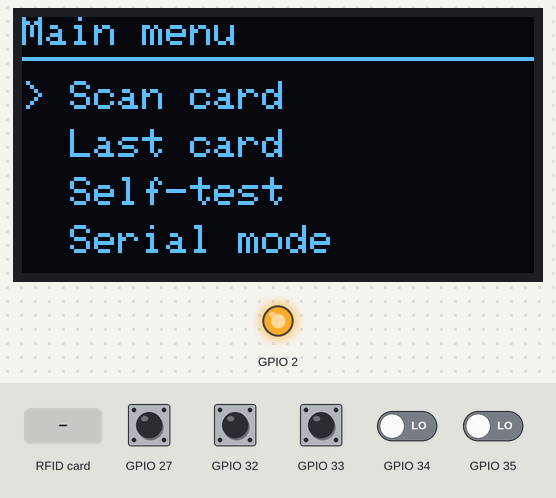
The program below on a simulated ESP32. On the bench: 128×64 one-colour display, output pins drawn as LEDs (lit = HIGH). The inputs (shaded band) are chosen by the test bench; at power-on: GPIO 27, GPIO 32, GPIO 33 HIGH, GPIO 34, GPIO 35 LOW. EEPROM starts erased; what the program prints to the serial monitor is not drawn.

Above: at 2.2 s.
2.3 s: GPIO 27 pulled LOW for 0.15 s
At 3.4 s:
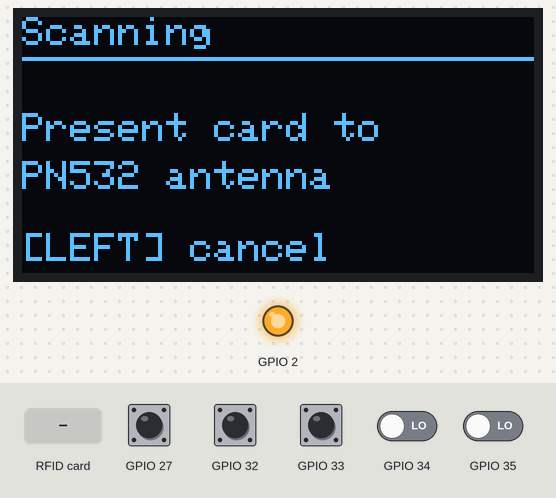
3.9 s: RFID card 5E 7A 19 C4 held to the reader
At 4.9 s:
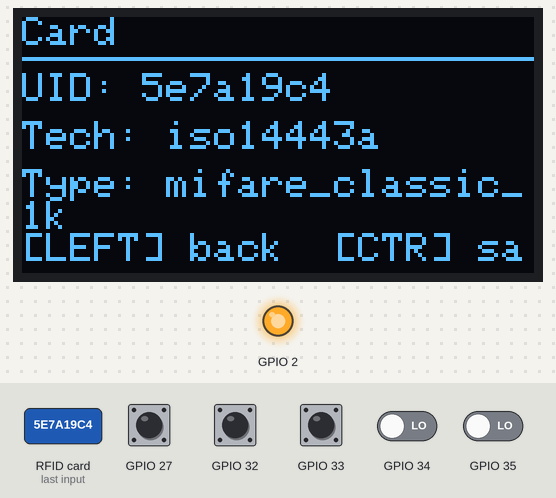
5.4 s: GPIO 27 pulled LOW for 1 s
At 5.9 s:
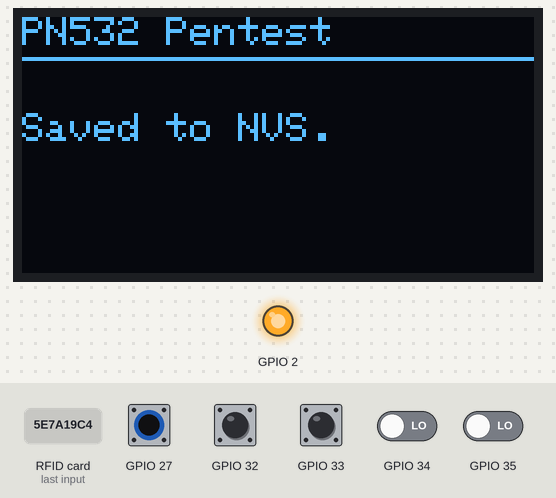
9.4 s: GPIO 32 pulled LOW for 0.15 s
At 9.8 s:
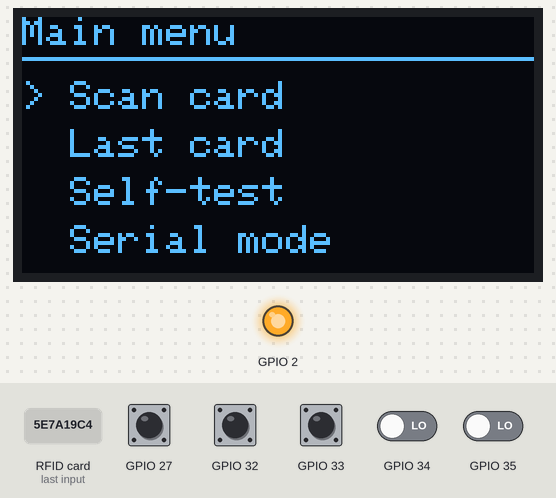
Timing chart, 0 to 12.0 s (numbered marks = the images above; inputs shaded):
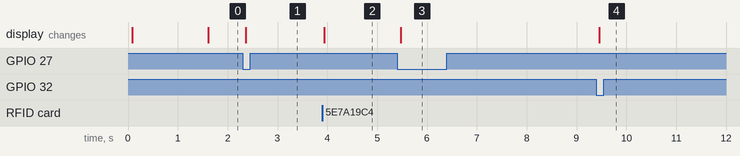

Measured:
- after the input at 2.3 s, the display: changes after 0.06 s (image 1)
- after the input at 3.9 s, the display: changes at once (image 2)
- after the input at 5.4 s, the display: changes after 0.07 s (image 3)
- after the input at 9.4 s, the display: changes after 0.06 s (image 4)

The program:

main.cpp
```cpp
#include <Arduino.h>

#include "nfc.h"
#include "pins.h"
#include "profile.h"
#include "serial_proto.h"
#include "storage.h"
#include "ui.h"

namespace {

profile::CardProfile g_last_card;
uint8_t g_menu_index = 0;
unsigned long g_splash_started_ms = 0;
constexpr unsigned long SPLASH_HOLD_MS = 1500;

void enterScanning() {
    ui::setScreen(ui::Screen::Scanning);
    ui::renderScanning();
}

void enterMenu() {
    ui::setScreen(ui::Screen::MainMenu);
    ui::renderMainMenu(g_menu_index);
}

void tryScanOnce() {
    profile::CardProfile card;
    if (nfc::readPassiveTarget(card, 500)) {
        g_last_card = card;
        storage::saveLast(card);
        serial_proto::emitCard(card);
        ui::setScreen(ui::Screen::LastCard);
        ui::renderCard(g_last_card);
    }
}

void handleMenuNav(ui::NavEvent ev) {
    switch (ev) {
        case ui::NavEvent::Up:
            g_menu_index = (g_menu_index + ui::MENU_ITEMS - 1) % ui::MENU_ITEMS;
            ui::renderMainMenu(g_menu_index);
            break;
        case ui::NavEvent::Down:
            g_menu_index = (g_menu_index + 1) % ui::MENU_ITEMS;
            ui::renderMainMenu(g_menu_index);
            break;
        case ui::NavEvent::Center:
            switch (g_menu_index) {
                case 0: enterScanning(); break;
                case 1:
                    if (g_last_card.valid) {
                        ui::setScreen(ui::Screen::LastCard);
                        ui::renderCard(g_last_card);
                    } else if (storage::loadLast(g_last_card)) {
                        ui::setScreen(ui::Screen::LastCard);
                        ui::renderCard(g_last_card);
                    } else {
                        ui::renderMessage("No card stored.", "Scan one first.");
                    }
                    break;
                case 2:
                    ui::setScreen(ui::Screen::SelfTest);
                    ui::renderSelfTest(nfc::isReady(), true);
                    break;
                case 3:
                    ui::renderMessage("Serial JSON mode.", "Send {\"cmd\":\"ping\"}");
                    break;
            }
            break;
        default:
            break;
    }
}

void handleScanningNav(ui::NavEvent ev) {
    if (ev == ui::NavEvent::Left) {
        enterMenu();
    }
}

void handleLastCardNav(ui::NavEvent ev) {
    if (ev == ui::NavEvent::Left) {
        enterMenu();
    } else if (ev == ui::NavEvent::Center) {
        if (storage::saveLast(g_last_card)) {
            ui::renderMessage("Saved to NVS.", "");
        } else {
            ui::renderMessage("Save failed.", "");
        }
    }
}

void handleSelfTestNav(ui::NavEvent ev) {
    if (ev == ui::NavEvent::Center || ev == ui::NavEvent::Left) {
        enterMenu();
    }
}

}  // namespace

void setup() {
    pinMode(pins::STATUS_LED, OUTPUT);
    digitalWrite(pins::STATUS_LED, LOW);

    serial_proto::begin();
    storage::begin();
    ui::begin();

    bool pn532_ok = nfc::begin();
    ui::renderSplash(nfc::firmwareVersion(), pn532_ok);
    g_splash_started_ms = millis();

    if (pn532_ok) digitalWrite(pins::STATUS_LED, HIGH);
}

void loop() {
    ui::tick();
    serial_proto::tick(g_last_card);

    ui::NavEvent ev = ui::pollNav();

    switch (ui::currentScreen()) {
        case ui::Screen::Splash:
            if (ev == ui::NavEvent::Center ||
                millis() - g_splash_started_ms > SPLASH_HOLD_MS) {
                enterMenu();
            }
            break;
        case ui::Screen::MainMenu:
            handleMenuNav(ev);
            break;
        case ui::Screen::Scanning:
            handleScanningNav(ev);
            tryScanOnce();
            break;
        case ui::Screen::LastCard:
            handleLastCardNav(ev);
            break;
        case ui::Screen::SelfTest:
            handleSelfTestNav(ev);
            break;
    }

    delay(10);
}
```

nfc.cpp
```cpp
#include "nfc.h"

#include <PN532.h>
#include <PN532_HSU.h>

#include "pins.h"

namespace nfc {

namespace {
HardwareSerial pn532_uart(2);
PN532_HSU pn532_hsu(pn532_uart);
PN532 pn532(pn532_hsu);
uint32_t fw_version = 0;
bool ready = false;

const char* inferFromUidLen(uint8_t uid_len) {
    if (uid_len == 4) return "mifare_classic_1k";
    if (uid_len == 7) return "mifare_ultralight";
    if (uid_len == 10) return "iso14443a_double";
    return "unknown";
}
}  // namespace

bool begin() {
    pn532_uart.begin(pins::PN532_SERIAL_BAUD, SERIAL_8N1, pins::PN532_RX, pins::PN532_TX);
    pn532.begin();
    fw_version = pn532.getFirmwareVersion();
    if (!fw_version) {
        ready = false;
        return false;
    }
    pn532.SAMConfig();
    pn532.setPassiveActivationRetries(0x05);
    ready = true;
    return true;
}

uint32_t firmwareVersion() { return fw_version; }

bool isReady() { return ready; }

bool readPassiveTarget(profile::CardProfile& out, uint16_t timeout_ms) {
    if (!ready) return false;

    uint8_t uid[profile::MAX_UID_LEN] = {0};
    uint8_t uid_len = 0;

    bool found = pn532.readPassiveTargetID(PN532_MIFARE_ISO14443A, uid, &uid_len, timeout_ms);
    if (!found) return false;

    out.reset();
    out.valid = true;
    std::memcpy(out.uid, uid, uid_len);
    out.uid_len = uid_len;
    std::strcpy(out.technology, "iso14443a");

    // ATQA/SAK require the lower-level inListPassiveTarget response parsing that
    // elechouse/PN532 does not expose. v1 leaves them zero; the host CLI via
    // libnfc fills them in on the desk-side path.
    out.atqa = 0;
    out.sak = 0;

    const char* tag = profile::inferTagType(out.atqa, out.sak);
    if (std::strcmp(tag, "unknown") == 0) tag = inferFromUidLen(out.uid_len);
    std::strncpy(out.tag_type, tag, sizeof(out.tag_type) - 1);
    out.captured_at_epoch = millis() / 1000;
    return true;
}

}  // namespace nfc
```

nfc.h
```cpp
#pragma once

#include <Arduino.h>
#include "profile.h"

namespace nfc {

bool begin();
uint32_t firmwareVersion();
bool readPassiveTarget(profile::CardProfile& out, uint16_t timeout_ms = 500);
bool isReady();

}  // namespace nfc
```

profile.cpp
```cpp
#include "profile.h"

#include <cstdio>
#include <cstring>

namespace profile {

void CardProfile::reset() {
    valid = false;
    id[0] = '\0';
    captured_at_epoch = 0;
    std::strcpy(technology, "unknown");
    std::memset(uid, 0, MAX_UID_LEN);
    uid_len = 0;
    atqa = 0;
    sak = 0;
    std::strcpy(tag_type, "unknown");
}

void uidToHex(const uint8_t* uid, uint8_t len, char* out, size_t out_len) {
    static const char kHex[] = "0123456789abcdef";
    size_t written = 0;
    for (uint8_t i = 0; i < len && written + 2 < out_len; ++i) {
        out[written++] = kHex[(uid[i] >> 4) & 0xF];
        out[written++] = kHex[uid[i] & 0xF];
    }
    if (written < out_len) out[written] = '\0';
}

const char* inferTagType(uint16_t atqa, uint8_t sak) {
    switch (sak) {
        case 0x00:
            if (atqa == 0x0044) return "mifare_ultralight";
            return "unknown";
        case 0x08:
            return "mifare_classic_1k";
        case 0x09:
            return "mifare_mini";
        case 0x18:
            return "mifare_classic_4k";
        case 0x10:
        case 0x11:
            return "mifare_plus";
        case 0x20:
            return "desfire_ev1";
        case 0x28:
            return "desfire_ev2";
        default:
            return "unknown";
    }
}

void CardProfile::toJson(JsonDocument& doc) const {
    doc["schema_version"] = "1.0.0";
    doc["source"] = "firmware";
    if (id[0]) doc["id"] = id;
    if (captured_at_epoch) doc["captured_at_epoch"] = captured_at_epoch;

    JsonObject nfc = doc.createNestedObject("nfc");
    nfc["technology"] = technology;

    char uid_hex[MAX_UID_LEN * 2 + 1];
    uidToHex(uid, uid_len, uid_hex, sizeof(uid_hex));
    nfc["uid"] = uid_hex;

    char atqa_hex[5];
    std::snprintf(atqa_hex, sizeof(atqa_hex), "%04x", atqa);
    nfc["atqa"] = atqa_hex;

    char sak_hex[3];
    std::snprintf(sak_hex, sizeof(sak_hex), "%02x", sak);
    nfc["sak"] = sak_hex;

    nfc["tag_type"] = tag_type;
}

size_t CardProfile::toJsonLine(char* buf, size_t buf_len) const {
    StaticJsonDocument<512> doc;
    toJson(doc);
    size_t n = serializeJson(doc, buf, buf_len);
    if (n + 1 < buf_len) {
        buf[n++] = '\n';
        buf[n] = '\0';
    }
    return n;
}

}  // namespace profile
```

profile.h
```cpp
#pragma once

#include <Arduino.h>
#include <ArduinoJson.h>

namespace profile {

constexpr size_t MAX_UID_LEN = 10;

struct CardProfile {
    bool valid = false;
    char id[37] = {0};
    uint32_t captured_at_epoch = 0;

    char technology[12] = "unknown";
    uint8_t uid[MAX_UID_LEN] = {0};
    uint8_t uid_len = 0;
    uint16_t atqa = 0;
    uint8_t sak = 0;
    char tag_type[32] = "unknown";

    void reset();
    void toJson(JsonDocument& doc) const;
    size_t toJsonLine(char* buf, size_t buf_len) const;
};

const char* inferTagType(uint16_t atqa, uint8_t sak);
void uidToHex(const uint8_t* uid, uint8_t len, char* out, size_t out_len);

}  // namespace profile
```

serial_proto.cpp
```cpp
#include "serial_proto.h"

#include <Arduino.h>
#include <ArduinoJson.h>

#include "nfc.h"
#include "pins.h"
#include "storage.h"

namespace serial_proto {

namespace {

constexpr size_t RX_BUF_LEN = 128;
char rx_buf[RX_BUF_LEN];
size_t rx_pos = 0;
bool active = false;

void handleLine(const char* line, const profile::CardProfile& last_card) {
    StaticJsonDocument<192> doc;
    DeserializationError err = deserializeJson(doc, line);
    if (err) {
        Serial.printf("{\"type\":\"error\",\"msg\":\"bad_json\",\"detail\":\"%s\"}\n", err.c_str());
        return;
    }
    const char* cmd = doc["cmd"] | "";
    if (!std::strcmp(cmd, "ping")) {
        Serial.println("{\"type\":\"pong\"}");
    } else if (!std::strcmp(cmd, "status")) {
        emitStatus(nfc::isReady(), nfc::firmwareVersion());
    } else if (!std::strcmp(cmd, "scan")) {
        profile::CardProfile card;
        if (nfc::readPassiveTarget(card, doc["timeout_ms"] | 1000)) {
            emitCard(card);
        } else {
            Serial.println("{\"type\":\"scan_timeout\"}");
        }
    } else if (!std::strcmp(cmd, "last")) {
        if (last_card.valid) {
            emitCard(last_card);
        } else {
            profile::CardProfile stored;
            if (storage::loadLast(stored)) {
                emitCard(stored);
            } else {
                Serial.println("{\"type\":\"no_card\"}");
            }
        }
    } else if (!std::strcmp(cmd, "nvs_count")) {
        Serial.printf("{\"type\":\"nvs_count\",\"count\":%u}\n", storage::savedCount());
    } else {
        Serial.printf("{\"type\":\"error\",\"msg\":\"unknown_cmd\",\"cmd\":\"%s\"}\n", cmd);
    }
}

}  // namespace

void begin() {
    Serial.begin(pins::USB_SERIAL_BAUD);
    rx_pos = 0;
    active = true;
    Serial.println("{\"type\":\"ready\",\"fw\":\"pn532-pentest-v1\"}");
}

bool serialModeActive() { return active; }

void tick(const profile::CardProfile& last_card) {
    while (Serial.available()) {
        char c = (char)Serial.read();
        if (c == '\n' || c == '\r') {
            if (rx_pos == 0) continue;
            rx_buf[rx_pos] = '\0';
            handleLine(rx_buf, last_card);
            rx_pos = 0;
        } else if (rx_pos + 1 < RX_BUF_LEN) {
            rx_buf[rx_pos++] = c;
        } else {
            rx_pos = 0;  // overflow — drop the line
            Serial.println("{\"type\":\"error\",\"msg\":\"line_too_long\"}");
        }
    }
}

void emitCard(const profile::CardProfile& card) {
    StaticJsonDocument<512> doc;
    doc["type"] = "card";
    JsonObject data = doc.createNestedObject("data");
    // reuse profile's serializer by temporarily filling a sub-document
    StaticJsonDocument<384> inner;
    card.toJson(inner);
    data.set(inner.as<JsonObject>());

    char buf[600];
    size_t n = serializeJson(doc, buf, sizeof(buf));
    if (n && n + 1 < sizeof(buf)) {
        buf[n++] = '\n';
        buf[n] = '\0';
        Serial.write(reinterpret_cast<uint8_t*>(buf), n);
    }
}

void emitStatus(bool pn532_ok, uint32_t pn532_fw_version) {
    Serial.printf("{\"type\":\"status\",\"pn532_ok\":%s,\"pn532_fw\":%lu,\"nvs_count\":%u}\n",
                  pn532_ok ? "true" : "false",
                  static_cast<unsigned long>(pn532_fw_version),
                  storage::savedCount());
}

}  // namespace serial_proto
```

serial_proto.h
```cpp
#pragma once

#include "profile.h"

namespace serial_proto {

void begin();
void tick(const profile::CardProfile& last_card);
void emitCard(const profile::CardProfile& card);
void emitStatus(bool pn532_ok, uint32_t pn532_fw_version);
bool serialModeActive();

}  // namespace serial_proto
```

storage.cpp
```cpp
#include "storage.h"

#include <Preferences.h>

namespace storage {

namespace {
Preferences prefs;
constexpr const char* kNamespace = "pn532p";
constexpr const char* kLastKey = "last";
constexpr const char* kCountKey = "count";
}  // namespace

bool begin() {
    return prefs.begin(kNamespace, false);
}

bool saveLast(const profile::CardProfile& card) {
    if (!card.valid) return false;
    size_t written = prefs.putBytes(kLastKey, &card, sizeof(card));
    if (written != sizeof(card)) return false;
    uint16_t count = prefs.getUShort(kCountKey, 0);
    prefs.putUShort(kCountKey, count + 1);
    return true;
}

bool loadLast(profile::CardProfile& out) {
    size_t sz = prefs.getBytesLength(kLastKey);
    if (sz != sizeof(out)) return false;
    size_t read = prefs.getBytes(kLastKey, &out, sizeof(out));
    return read == sizeof(out) && out.valid;
}

uint16_t savedCount() {
    return prefs.getUShort(kCountKey, 0);
}

}  // namespace storage
```

storage.h
```cpp
#pragma once

#include "profile.h"

namespace storage {

bool begin();
bool saveLast(const profile::CardProfile& card);
bool loadLast(profile::CardProfile& out);
uint16_t savedCount();

}  // namespace storage
```

ui.cpp
```cpp
#include "ui.h"

#include <Adafruit_GFX.h>
#include <Adafruit_SSD1306.h>
#include <Bounce2.h>
#include <Wire.h>

#include "pins.h"

namespace ui {

const char* const kMenuLabels[MENU_ITEMS] = {
    "Scan card",
    "Last card",
    "Self-test",
    "Serial mode",
};

namespace {

Adafruit_SSD1306 oled(pins::OLED_WIDTH, pins::OLED_HEIGHT, &Wire, -1);

Bounce btn_up;
Bounce btn_down;
Bounce btn_left;
Bounce btn_right;
Bounce btn_center;

Screen screen = Screen::Splash;
bool oled_ok = false;

constexpr unsigned long DEBOUNCE_MS = 25;

void configureNavPins() {
    pinMode(pins::NAV_UP, INPUT);       // external pull-up on GPIO34
    pinMode(pins::NAV_DOWN, INPUT);     // external pull-up on GPIO35
    pinMode(pins::NAV_LEFT, INPUT_PULLUP);
    pinMode(pins::NAV_RIGHT, INPUT_PULLUP);
    pinMode(pins::NAV_CENTER, INPUT_PULLUP);

    btn_up.attach(pins::NAV_UP);
    btn_up.interval(DEBOUNCE_MS);
    btn_down.attach(pins::NAV_DOWN);
    btn_down.interval(DEBOUNCE_MS);
    btn_left.attach(pins::NAV_LEFT);
    btn_left.interval(DEBOUNCE_MS);
    btn_right.attach(pins::NAV_RIGHT);
    btn_right.interval(DEBOUNCE_MS);
    btn_center.attach(pins::NAV_CENTER);
    btn_center.interval(DEBOUNCE_MS);
}

void drawHeader(const char* title) {
    oled.setTextSize(1);
    oled.setTextColor(SSD1306_WHITE);
    oled.setCursor(0, 0);
    oled.print(title);
    oled.drawFastHLine(0, 10, pins::OLED_WIDTH, SSD1306_WHITE);
    oled.setCursor(0, 14);
}

}  // namespace

void begin() {
    Wire.begin(pins::OLED_SDA, pins::OLED_SCL);
    oled_ok = oled.begin(SSD1306_SWITCHCAPVCC, pins::OLED_ADDR);
    if (oled_ok) {
        oled.clearDisplay();
        oled.display();
    }
    configureNavPins();
}

void tick() {
    btn_up.update();
    btn_down.update();
    btn_left.update();
    btn_right.update();
    btn_center.update();
}

NavEvent pollNav() {
    if (btn_up.fell()) return NavEvent::Up;
    if (btn_down.fell()) return NavEvent::Down;
    if (btn_left.fell()) return NavEvent::Left;
    if (btn_right.fell()) return NavEvent::Right;
    if (btn_center.fell()) return NavEvent::Center;
    return NavEvent::None;
}

Screen currentScreen() { return screen; }

void setScreen(Screen s) { screen = s; }

void renderSplash(uint32_t pn532_fw_version, bool pn532_ok) {
    if (!oled_ok) return;
    oled.clearDisplay();
    drawHeader("PN532 Pentest");
    oled.setCursor(0, 20);
    oled.print("PN532: ");
    if (pn532_ok) {
        oled.print("OK v");
        oled.print((pn532_fw_version >> 16) & 0xFF);
        oled.print(".");
        oled.print((pn532_fw_version >> 8) & 0xFF);
    } else {
        oled.print("NOT FOUND");
    }
    oled.setCursor(0, 32);
    oled.print("OLED : OK");
    oled.setCursor(0, 50);
    oled.print("[CTR] to continue");
    oled.display();
}

void renderSelfTest(bool pn532_ok, bool oled_test_ok) {
    if (!oled_ok) return;
    oled.clearDisplay();
    drawHeader("Self-test");
    oled.setCursor(0, 20);
    oled.print("PN532: ");
    oled.print(pn532_ok ? "OK" : "FAIL");
    oled.setCursor(0, 32);
    oled.print("OLED : ");
    oled.print(oled_test_ok ? "OK" : "FAIL");
    oled.setCursor(0, 50);
    oled.print("[CTR] menu");
    oled.display();
}

void renderMainMenu(uint8_t selected_index) {
    if (!oled_ok) return;
    oled.clearDisplay();
    drawHeader("Main menu");
    for (uint8_t i = 0; i < MENU_ITEMS; ++i) {
        oled.setCursor(0, 16 + i * 12);
        oled.print(i == selected_index ? "> " : "  ");
        oled.print(kMenuLabels[i]);
    }
    oled.display();
}

void renderScanning() {
    if (!oled_ok) return;
    oled.clearDisplay();
    drawHeader("Scanning");
    oled.setCursor(0, 24);
    oled.print("Present card to");
    oled.setCursor(0, 36);
    oled.print("PN532 antenna");
    oled.setCursor(0, 54);
    oled.print("[LEFT] cancel");
    oled.display();
}

void renderCard(const profile::CardProfile& card) {
    if (!oled_ok) return;
    oled.clearDisplay();
    drawHeader("Card");
    oled.setCursor(0, 14);
    oled.print("UID: ");
    char hex[profile::MAX_UID_LEN * 2 + 1];
    profile::uidToHex(card.uid, card.uid_len, hex, sizeof(hex));
    oled.print(hex);
    oled.setCursor(0, 26);
    oled.print("Tech: ");
    oled.print(card.technology);
    oled.setCursor(0, 38);
    oled.print("Type: ");
    oled.print(card.tag_type);
    oled.setCursor(0, 54);
    oled.print("[LEFT] back  [CTR] save");
    oled.display();
}

void renderMessage(const char* line1, const char* line2) {
    if (!oled_ok) return;
    oled.clearDisplay();
    drawHeader("PN532 Pentest");
    oled.setCursor(0, 24);
    if (line1) oled.print(line1);
    oled.setCursor(0, 40);
    if (line2) oled.print(line2);
    oled.display();
}

}  // namespace ui
```

Source omitted: ui.h (769 bytes), pins.h (611 bytes)
